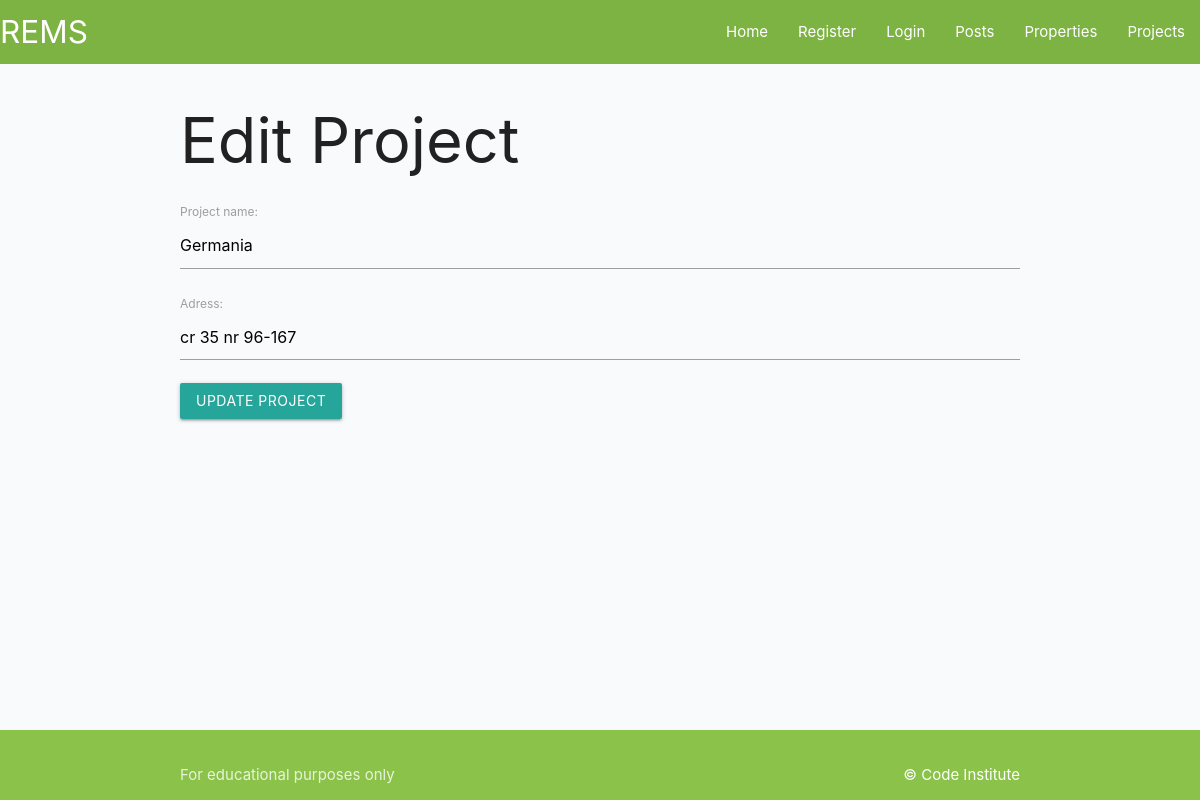
Before: /edit_project/2 with the older database file.
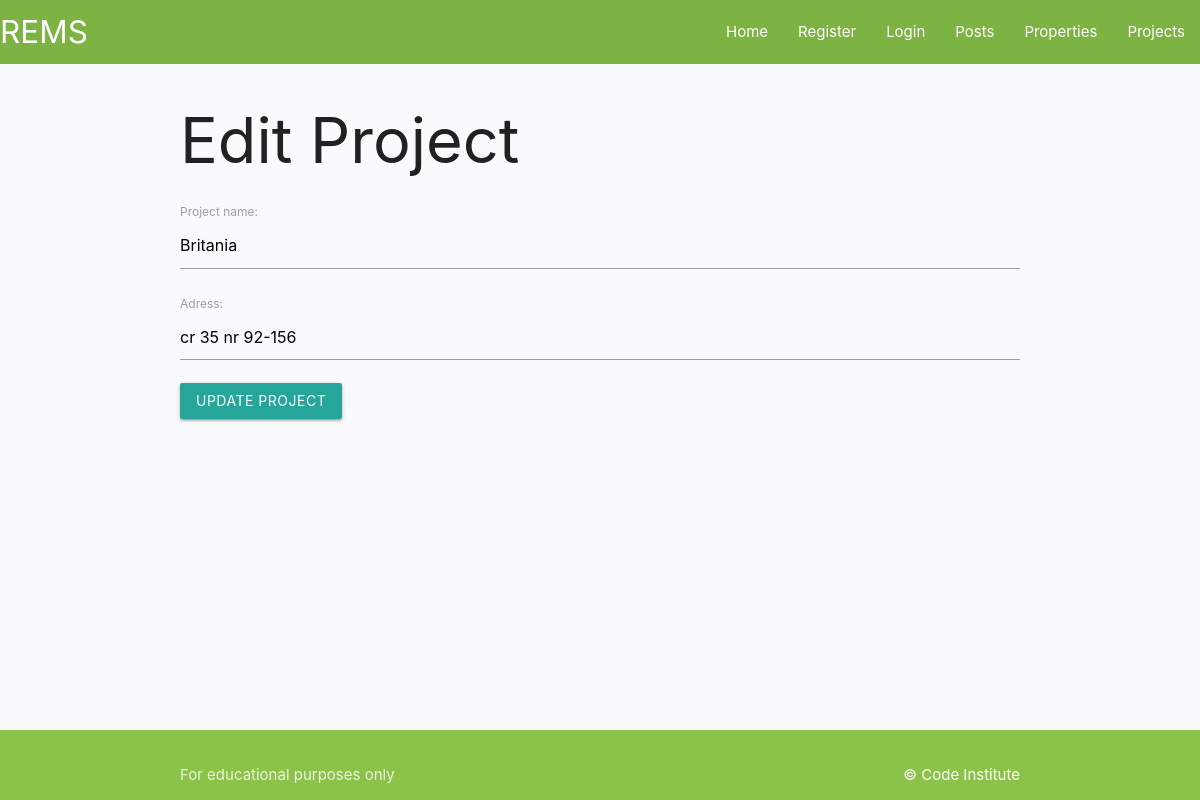
After: the same page with the newer database file.
### todo/models.py (models this page shows, shortened)
class Project(models.Model):
    project_name = models.CharField(max_length=50, null=False, blank=False)
    Adress = models.CharField(max_length=50, null=False, blank=False)

### todo/views.py (the view)
# urls.py: path('edit_project/<project_id>', views.edit_project, name='edit_project'),
def edit_project(request, project_id):
    project = get_object_or_404(Project, id=project_id)
    if request.method == 'POST':
        form = ProjectForm(request.POST, instance=project)
        if form.is_valid():
            form.save()
            return redirect('projects')
    form = ProjectForm(instance=project)
    context = {
        'form': form
    }
    return render(request, 'edit_project.html', context)

### todo/forms.py
class ProjectForm(forms.ModelForm):
    class Meta:
        model = Project
        fields = ['project_name', 'Adress']

### templates/edit_project.html (shortened to what this page needs)
{% extends "base.html" %}
{% block content %}
    <main class="container">
        <h1>Edit Project</h1>
        <form method="POST">
            {{ form.as_p }}
            <div>
                <p>
                    <button type="submit" class="waves-effect waves-light btn">Update Project</button>
                </p>
            </div>
        </form>
    </main>
{%endblock%}

Changed rows visible on the page:
changed Project: project_name "Germania" → "Britania"; Adress "cr 35 nr 96-167" → "cr 35 nr 92-156"
